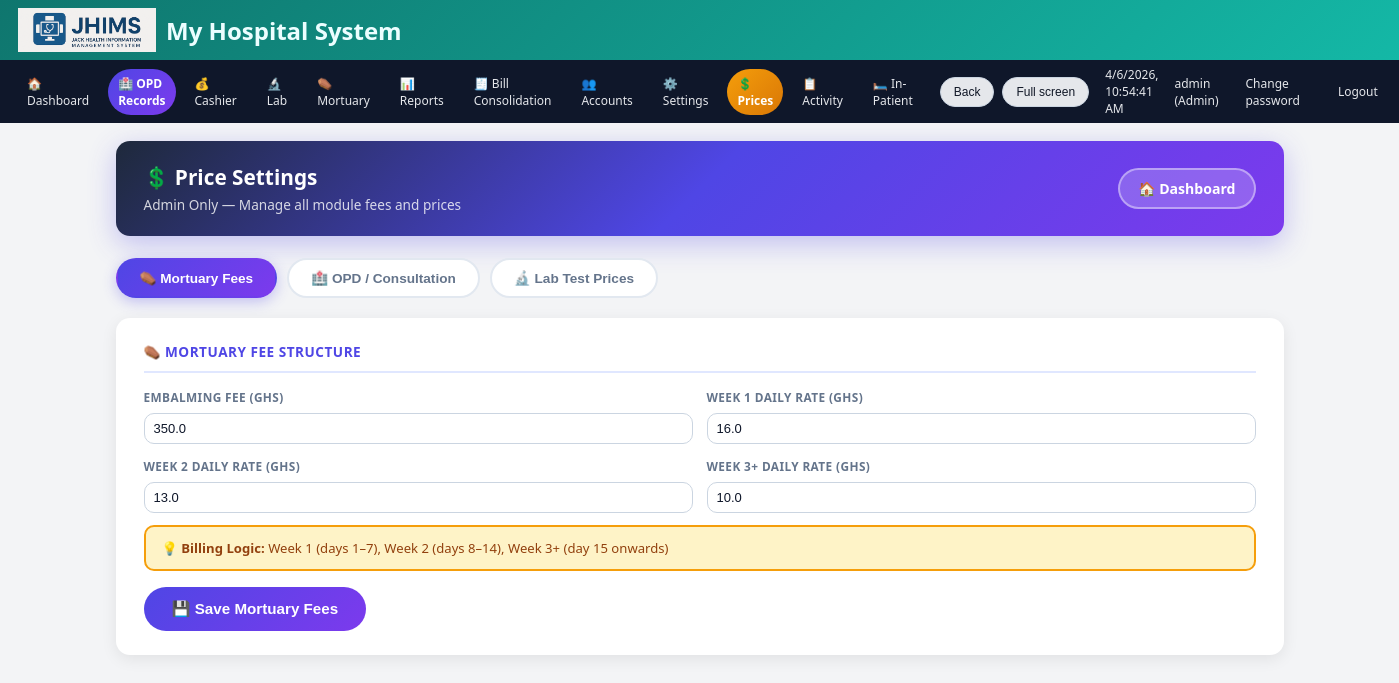
Page /admin/price-settings (signed in) on the committed database.
### tables this page shows
CREATE TABLE mortuary_settings(
        id INTEGER PRIMARY KEY,
        embalming_fee REAL,
        week1_rate REAL,
        week2_rate REAL,
        week3_rate REAL
    );

### app.py (the view, shortened to what this page needs)
@app.route("/admin/price-settings", methods=["GET","POST"])
@login_required(role="Admin")
def admin_price_settings():
    conn = get_db()
    c = conn.cursor()
    c.execute("SELECT * FROM mortuary_settings LIMIT 1")
    mort_s = c.fetchone()
    c.execute("SELECT * FROM opd_settings LIMIT 1")
    opd_s = c.fetchone()
    c.execute("SELECT * FROM lab_test_prices ORDER BY name")
    lab_prices = c.fetchall()
    conn.close()
    return render_template("admin_price_settings.html",
        mort_s=mort_s, opd_s=opd_s, lab_prices=lab_prices)

### app.py (called while the page is built)
def get_db():
    conn = sqlite3.connect(DB_PATH)
    conn.row_factory = sqlite3.Row
    return conn

@app.context_processor
def inject_hospital():
    return dict(hospital=get_hospital())

def get_hospital():
    conn = get_db()
    c = conn.cursor()
    c.execute("SELECT * FROM hospital_settings LIMIT 1")
    data = c.fetchone()
    conn.close()
    return data

def login_required(role=None):
    def deco(f):
        @wraps(f)
        def wrapper(*args, **kwargs):
            if "user" not in session:
                return redirect(url_for("login"))
            if role and session.get("role") not in (role, "Admin"):
                flash("Access denied for your role.", "danger")
                return redirect(url_for("dashboard"))
            return f(*args, **kwargs)
        return wrapper
    return deco

@app.before_request
def startup():
    global _db_initialized
    if not _db_initialized:
        init_db()
        _db_initialized = True

@app.context_processor
def inject_globals():
    conn = get_db()
    c = conn.cursor()
    c.execute("SELECT name, insured_price, non_insured_price FROM lab_test_prices ORDER BY name")
    tests = c.fetchall()
    c.execute("SELECT name FROM services ORDER BY name")
    services = [r["name"] for r in c.fetchall()]
    conn.close()
    return dict(
        APP_NAME=APP_NAME,
        HOSPITAL_NAME=HOSPITAL_NAME,
        HOSPITAL_ADDRESS=HOSPITAL_ADDRESS,
        HOSPITAL_PHONE=HOSPITAL_PHONE,
        POWERED_BY=POWERED_BY,
        LAB_TESTS=tests,
        SERVICES=services,
        now=datetime.now,
    )

### templates/admin_price_settings.html (shortened to what this page needs)
{% extends "base.html" %}
{% block content %}
<div class="price-header">
  <div>
    <h2>💲 Price Settings</h2>
    <p style="opacity:.8;margin:4px 0 0;font-size:.85rem;">Admin Only — Manage all module fees and prices</p>
  </div>
  <a href="{{ url_for('dashboard') }}" class="btn-back">🏠 Dashboard</a>
</div>
<div class="section-tabs">
  <button class="stab active" onclick="showSection('mortuary',this)">⚰️ Mortuary Fees</button>
  <button class="stab" onclick="showSection('opd',this)">🏥 OPD / Consultation</button>
  <button class="stab" onclick="showSection('lab',this)">🔬 Lab Test Prices</button>
</div>
<div id="sec-mortuary" class="section-active">
  <div class="panel">
    <div class="panel-title">⚰️ Mortuary Fee Structure</div>
    <form method="post">
      <div class="form-grid">
        <div class="form-group">
          <label>Embalming Fee (GHS)</label>
          <input type="number" step="0.01" name="embalming_fee" value="{{ mort_s.embalming_fee if mort_s else 350 }}" />
        </div>
        <div class="form-group">
          <label>Week 1 Daily Rate (GHS)</label>
          <input type="number" step="0.01" name="week1_rate" value="{{ mort_s.week1_rate if mort_s else 16 }}" />
        </div>
        <div class="form-group">
          <label>Week 2 Daily Rate (GHS)</label>
          <input type="number" step="0.01" name="week2_rate" value="{{ mort_s.week2_rate if mort_s else 13 }}" />
        </div>
        <div class="form-group">
          <label>Week 3+ Daily Rate (GHS)</label>
          <input type="number" step="0.01" name="week3_rate" value="{{ mort_s.week3_rate if mort_s else 10 }}" />
        </div>
      </div>
      <div style="background:#fef3c7;border:2px solid #f59e0b;border-radius:10px;padding:12px 16px;margin-top:12px;font-size:.82rem;color:#92400e;">
        💡 <strong>Billing Logic:</strong> Week 1 (days 1–7), Week 2 (days 8–14), Week 3+ (day 15 onwards)
      </div>
      <button type="submit" class="btn-save">💾 Save Mortuary Fees</button>
    </form>
  </div>
</div>
{% endblock %}

### templates/base.html (style rules this page uses)
:root { --accent:#0f766e; --accent-strong:#0d9488; --accent-soft:#a7f3d0; --danger:#b91c1c; --border-soft:#e2e8f0; --bg-light:#f3f4f6; --bg-card:#ffffff; --text-main:#0f172a; --text-muted:#6b7280; }
* { box-sizing:border-box; }
body { margin:0; font-family:system-ui,-apple-system,BlinkMacSystemFont,"Segoe UI",sans-serif; }
body.theme-light { background:var(--bg-light); color:var(--text-main); }
input[type=text], input[type=password], input[type=number], input[type=date], select, textarea { width:100%; padding:7px 9px; border-radius:10px; border:1px solid #cbd5e1; font-size:13px; background:#ffffff; color:#0f172a; outline:none; transition:.15s border-color,.15s box-shadow,.15s background; }
input::placeholder,textarea::placeholder { color:#9ca3af; }
label { display:block; font-size:11px; margin-bottom:3px; color:#6b7280; text-transform:uppercase; letter-spacing:.12em; }

### templates/admin_price_settings.html (style rules this page uses)
:root { --primary:#4f46e5;--violet:#7c3aed;--teal:#0d9488;--amber:#f59e0b;--radius:14px; }
.price-header { background:linear-gradient(135deg,#1e293b,#4f46e5,#7c3aed);border-radius:var(--radius);padding:22px 28px;color:#fff;display:flex;justify-content:space-between;align-items:center;margin-bottom:22px;box-shadow:0 8px 28px rgba(79,70,229,.3); }
.price-header h2 { font-size:1.3rem;font-weight:800;margin:0; }
.section-tabs { display:flex;gap:10px;margin-bottom:20px;flex-wrap:wrap; }
.stab { padding:10px 22px;border-radius:50px;border:2px solid #e2e8f0;background:#fff;font-weight:700;cursor:pointer;font-size:.85rem;color:#64748b;transition:all .2s; }
.stab.active,.stab:hover { background:linear-gradient(135deg,#4f46e5,#7c3aed);color:#fff;border-color:transparent;box-shadow:0 4px 14px rgba(79,70,229,.3); }
.panel { background:#fff;border-radius:var(--radius);padding:24px 28px;box-shadow:0 4px 16px rgba(0,0,0,.08);margin-bottom:18px; }
.panel-title { font-size:.85rem;font-weight:700;color:var(--primary);text-transform:uppercase;letter-spacing:.5px;margin-bottom:16px;padding-bottom:10px;border-bottom:2px solid #e0e7ff;display:flex;align-items:center;gap:8px; }
.form-grid { display:grid;grid-template-columns:1fr 1fr;gap:14px; }
.form-group { display:flex;flex-direction:column;gap:5px; }
label { font-size:.74rem;font-weight:700;color:#64748b;text-transform:uppercase;letter-spacing:.4px; }
input { padding:10px 14px;border:2px solid #e2e8f0;border-radius:10px;font-size:.9rem;outline:none;transition:border .2s;width:100%; }
.btn-save { background:linear-gradient(135deg,#4f46e5,#7c3aed);color:#fff;border:none;border-radius:50px;padding:13px 28px;font-size:.95rem;font-weight:700;cursor:pointer;transition:all .2s;margin-top:16px; }
.btn-back { display:inline-flex;align-items:center;gap:6px;padding:9px 18px;border-radius:50px;background:rgba(255,255,255,.2);color:#fff;border:2px solid rgba(255,255,255,.4);text-decoration:none;font-weight:600;font-size:.88rem; }
.section-active { display:block;animation:fadeUp .35s ease; }

### rows in the picture
mortuary_settings: embalming_fee "350.0", week1_rate "16.0", week2_rate "13.0", week3_rate "10.0"

### other values in the picture
{{ hospital.hospital_name or "My Hospital System" }} "My Hospital System"
{{ session.get('user') }} "admin"
{{ session.get('role') }} "Admin"
